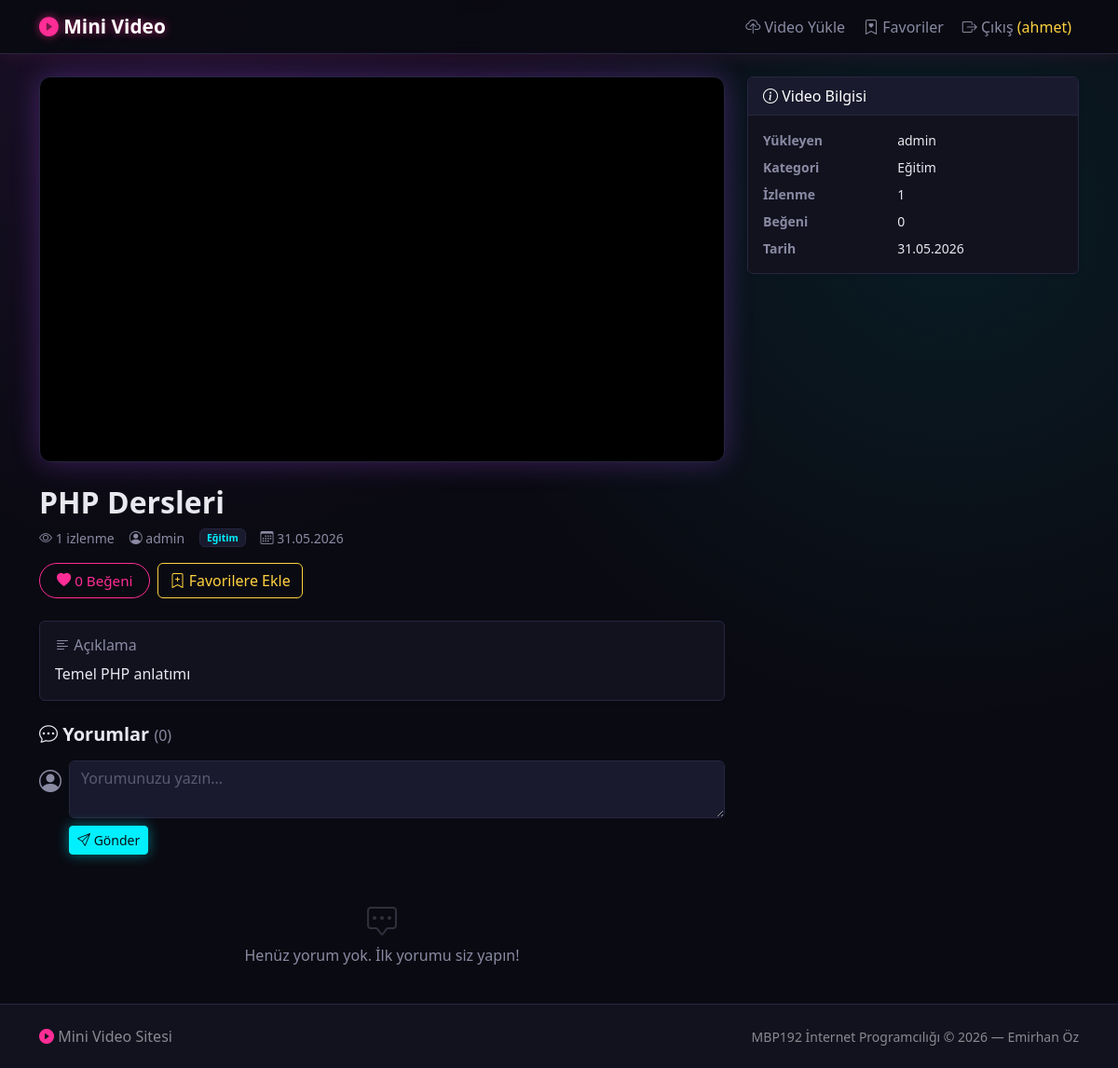
The app's page /video_detail.php?id=1 (signed in) with its own data.
### tables this page shows
CREATE TABLE Videos (
    VideoID      INT           AUTO_INCREMENT PRIMARY KEY,
    Title        VARCHAR(200)  NOT NULL,
    Description  TEXT          NULL,
    VideoURL     VARCHAR(500)  NOT NULL,
    ThumbnailURL VARCHAR(500)  NULL,
    CategoryID   INT           NULL,
    UploaderID   INT           NOT NULL,
    ViewCount    INT           NOT NULL DEFAULT 0,
    CreatedAt    DATETIME      NOT NULL DEFAULT CURRENT_TIMESTAMP,
    FOREIGN KEY (CategoryID)  REFERENCES Categories(CategoryID) ON DELETE SET NULL,
    FOREIGN KEY (UploaderID)  REFERENCES Users(UserID) ON DELETE CASCADE
);

CREATE TABLE Users (
    UserID    INT           AUTO_INCREMENT PRIMARY KEY,
    Username  VARCHAR(50)   NOT NULL UNIQUE,
    Email     VARCHAR(100)  NOT NULL UNIQUE,
    Password  VARCHAR(255)  NOT NULL,
    Role      VARCHAR(20)   NOT NULL DEFAULT 'user',
    CreatedAt DATETIME      NOT NULL DEFAULT CURRENT_TIMESTAMP,
    CHECK (Role IN ('admin', 'user'))
);

CREATE TABLE Categories (
    CategoryID   INT         AUTO_INCREMENT PRIMARY KEY,
    CategoryName VARCHAR(50) NOT NULL UNIQUE
);

### video_detail.php (the view, shortened to what this page needs)
<?php
require_once __DIR__ . '/db.php';
$id = (int)($_GET['id'] ?? 0);
$stmt = $conn->prepare("
    SELECT v.*, c.CategoryName, u.Username AS UploaderName
    FROM Videos v
    LEFT JOIN Categories c ON v.CategoryID = c.CategoryID
    JOIN Users u ON v.UploaderID = u.UserID
    WHERE v.VideoID = ?
");
$stmt->bind_param('i', $id);
$stmt->execute();
$video = $stmt->get_result()->fetch_assoc();
$conn->query("UPDATE Videos SET ViewCount = ViewCount + 1 WHERE VideoID = $id");
$video['ViewCount']++;
$cs2 = $conn->prepare("
    SELECT c.*, u.Username
    FROM Comments c
    JOIN Users u ON c.UserID = u.UserID
    WHERE c.VideoID = ?
    ORDER BY c.CreatedAt DESC
");
$cs2->bind_param('i', $id);
$cs2->execute();
$comments = $cs2->get_result()->fetch_all(MYSQLI_ASSOC);
$likeCount = (int)$conn->query("SELECT COUNT(*) FROM Likes WHERE VideoID = $id")->fetch_row()[0];
$isFavorite = false;
if (isset($_SESSION['user_id'])) {
    $fc = $conn->prepare("SELECT 1 FROM Playlists WHERE UserID = ? AND VideoID = ?");
    $fc->bind_param('ii', $_SESSION['user_id'], $id);
    $fc->execute();
    $isFavorite = $fc->get_result()->num_rows > 0;
}
include_once __DIR__ . '/header.php';
?>
<div class="container mt-4">
    <div class="row g-4">
        <div class="col-lg-8">
            <div class="video-player-wrapper mb-4">
                <?php
                    $videoSrc = trim($video['VideoURL'] ?? '');
                    $posterSrc = trim($video['ThumbnailURL'] ?? '');
                    $isLocalVideo = preg_match('/\.(mp4|webm|ogg)(\?.*)?$/i', $videoSrc);
                    $ext = strtolower(pathinfo(parse_url($videoSrc, PHP_URL_PATH) ?? '', PATHINFO_EXTENSION));
                    $mimeMap = ['mp4' => 'video/mp4', 'webm' => 'video/webm', 'ogg' => 'video/ogg'];
                    $mime = $mimeMap[$ext] ?? '';
                ?>
                <?php if ($isLocalVideo): ?>
                    <video controls preload="metadata"
                           <?= $posterSrc !== '' ? 'poster="' . htmlspecialchars($posterSrc, ENT_QUOTES, 'UTF-8') . '"' : '' ?>>
                        <source src="<?= htmlspecialchars($videoSrc, ENT_QUOTES, 'UTF-8') ?>" <?= $mime ? 'type="' . $mime . '"' : '' ?>>
                        Tarayıcınız video oynatmayı desteklemiyor.
                    </video>
                <?php else: ?>
                    <iframe
                        src="<?= htmlspecialchars($videoSrc, ENT_QUOTES, 'UTF-8') ?>"
                        title="<?= htmlspecialchars($video['Title'], ENT_QUOTES, 'UTF-8') ?>"
                        allowfullscreen
                        allow="accelerometer; autoplay; clipboard-write; encrypted-media; gyroscope; picture-in-picture">
                    </iframe>
                <?php endif; ?>
            </div>
            <h2 class="fw-bold mb-2">
                <?= htmlspecialchars($video['Title'], ENT_QUOTES, 'UTF-8') ?>
            </h2>
            <div class="d-flex flex-wrap gap-3 mb-3 text-muted small align-items-center">
                <span><i class="bi bi-eye"></i> <?= number_format($video['ViewCount']) ?> izlenme</span>
                <span><i class="bi bi-person-circle"></i> <?= htmlspecialchars($video['UploaderName'], ENT_QUOTES, 'UTF-8') ?></span>
                <?php if (!empty($video['CategoryName'])): ?>
                    <span class="badge bg-secondary">
                        <?= htmlspecialchars($video['CategoryName'], ENT_QUOTES, 'UTF-8') ?>
                    </span>
                <?php endif; ?>
                <span><i class="bi bi-calendar3"></i> <?= date('d.m.Y', strtotime($video['CreatedAt'])) ?></span>
            </div>
            <div class="d-flex gap-2 mb-4 flex-wrap align-items-center">
                <button id="like-btn"
                        class="btn btn-outline-danger"
                        data-video-id="<?= $video['VideoID'] ?>">
                    <i class="bi bi-heart-fill"></i>
                    <span id="like-count"><?= $likeCount ?></span> Beğeni
                </button>
                <?php if (isset($_SESSION['user_id'])): ?>
                    <form method="POST" class="d-inline">
                        <button type="submit" class="btn <?= $isFavorite ? 'btn-warning' : 'btn-outline-warning' ?>">
                            <i class="bi bi-<?= $isFavorite ? 'bookmark-fill' : 'bookmark-plus' ?>"></i>
                            <?= $isFavorite ? 'Favorilerden Çıkar' : 'Favorilere Ekle' ?>
                        </button>
                    </form>
                <?php endif; ?>
            </div>
            <?php if (!empty($video['Description'])): ?>
                <div class="card mb-4 border-0 bg-white shadow-sm">
                    <div class="card-body">
                        <h6 class="text-muted mb-2"><i class="bi bi-text-left"></i> Açıklama</h6>
                        <p class="mb-0"><?= nl2br(htmlspecialchars($video['Description'], ENT_QUOTES, 'UTF-8')) ?></p>
                    </div>
                </div>
            <?php endif; ?>
            <div id="comments">
                <h5 class="fw-bold mb-3">
                    <i class="bi bi-chat-dots"></i> Yorumlar
                    <span class="text-muted fw-normal fs-6">(<?= count($comments) ?>)</span>
                </h5>
                <?php if (isset($_SESSION['user_id'])): ?>
                    <form method="POST" class="mb-4">
                        <div class="d-flex gap-2">
                            <i class="bi bi-person-circle fs-4 text-muted mt-1"></i>
                            <div class="flex-grow-1">
                                <textarea name="content" class="form-control mb-2" rows="2"
                                          placeholder="Yorumunuzu yazın..." required></textarea>
                                <button type="submit" class="btn btn-primary btn-sm">
                                    <i class="bi bi-send"></i> Gönder
                                </button>
                            </div>
                        </div>
                    </form>
                <?php endif; ?>
                <?php if (empty($comments)): ?>
                    <p class="text-muted text-center py-4">
                        <i class="bi bi-chat-square-dots" style="font-size:2rem; opacity:.3;"></i><br>
                        Henüz yorum yok. İlk yorumu siz yapın!
                    </p>
                <?php endif; ?>
            </div>
        </div>
        <div class="col-lg-4">
            <div class="card border-0 shadow-sm sticky-top" style="top:20px;">
                <div class="card-header bg-dark text-white">
                    <i class="bi bi-info-circle"></i> Video Bilgisi
                </div>
                <div class="card-body">
                    <dl class="row mb-0 small">
                        <dt class="col-5 text-muted">Yükleyen</dt>
                        <dd class="col-7"><?= htmlspecialchars($video['UploaderName'], ENT_QUOTES, 'UTF-8') ?></dd>
                        <?php if (!empty($video['CategoryName'])): ?>
                            <dt class="col-5 text-muted">Kategori</dt>
                            <dd class="col-7"><?= htmlspecialchars($video['CategoryName'], ENT_QUOTES, 'UTF-8') ?></dd>
                        <?php endif; ?>
                        <dt class="col-5 text-muted">İzlenme</dt>
                        <dd class="col-7"><?= number_format($video['ViewCount']) ?></dd>
                        <dt class="col-5 text-muted">Beğeni</dt>
                        <dd class="col-7"><?= $likeCount ?></dd>
                        <dt class="col-5 text-muted">Tarih</dt>
                        <dd class="col-7 mb-0"><?= date('d.m.Y', strtotime($video['CreatedAt'])) ?></dd>
                    </dl>
                </div>
            </div>
        </div>
    </div>
</div>
<?php include_once __DIR__ . '/footer.php'; ?>

### style.css (style rules this page uses)
:root { --bg: #0a0a12; --surface: #12121f; --surface-2: #1a1a2e; --border: #262640; --text: #e8e8f0; --text-muted: #8a8aa3; --neon-pink: #ff2d95; --neon-cyan: #00f0ff; --neon-purple: #b14dff; --neon-green: #39ff88; --neon-yellow: #ffd23f; }
body { background-color: var(--bg); background-image: radial-gradient(circle at 15% 0%, rgba(177,77,255,0.10), transparent 40%), radial-gradient(circle at 85% 20%, rgba(0,240,255,0.08), transparent 40%); background-attachment: fixed; color: var(--text); font-family: 'Segoe UI', Tahoma, Geneva, Verdana, sans-serif; }
.bg-white { background-color: var(--surface) !important; }
.text-muted { color: var(--text-muted) !important; }
.card { background-color: var(--surface); border: 1px solid var(--border) !important; color: var(--text); }
.card-header.bg-dark { background-color: var(--surface-2) !important; border-bottom: 1px solid var(--border); }
.form-control, .form-select { background-color: var(--surface-2); border: 1px solid var(--border); color: var(--text); }
.form-control::placeholder { color: #5a5a72; }
.form-label, dt, dd, .card-body, p, h1,h2,h3,h4,h5,h6 { color: var(--text); }
.btn-outline-danger { color: var(--neon-pink); border-color: var(--neon-pink); }
.btn-primary { background: var(--neon-cyan); border-color: var(--neon-cyan); color: #051015; box-shadow: 0 0 14px rgba(0,240,255,0.45); }
.btn-warning, .btn-outline-warning { color: var(--neon-yellow); border-color: var(--neon-yellow); }
.badge.bg-secondary { background: var(--surface-2) !important; color: var(--neon-cyan); border: 1px solid var(--border); }
.video-player-wrapper { position: relative; width: 100%; aspect-ratio: 16 / 9; min-height: 360px; border-radius: 12px; overflow: hidden; background: #000; border: 1px solid var(--border); box-shadow: 0 0 30px rgba(177,77,255,0.30); }
.video-player-wrapper iframe, .video-player-wrapper video { position: absolute; inset: 0; width: 100%; height: 100%; border: none; display: block; }
iframe, video, embed, object { max-width: 100%; }
#like-btn { font-size: 0.95rem; padding: 7px 18px; border-radius: 20px; transition: all 0.2s ease; }
html, body { min-height: 100%; }
body { min-height: 100vh; display: flex; flex-direction: column; }
body > .container, body > .container-fluid { flex: 1 0 auto; }

### records on screen
videos: Title "PHP Dersleri", UploaderID.Username "admin", CategoryID.CategoryName "Eğitim", CreatedAt "31.05.2026", Description "Temel PHP anlatımı"

### other values on screen
$_SESSION['username'] "ahmet"
$video['ViewCount'] "1"
$likeCount "0"
count($comments) "0"
